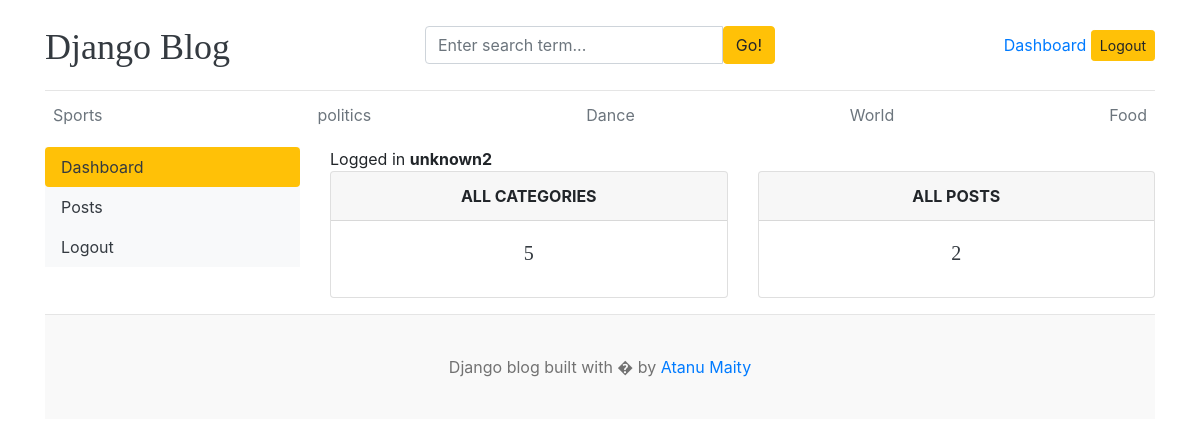
Screenshot of /dashboard/ (signed in) with the database file from the repository.
### blogs/models.py (models this page shows, shortened)
class Category(models.Model):
    category_name = models.CharField(max_length=100, unique=True)
    created_at = models.DateTimeField(auto_now_add=True)
    updated_at = models.DateTimeField(auto_now=True)
    class Meta:
        verbose_name_plural = "Categories"

### dashboard/views.py (the view)
# urls.py: path('dashboard/',include('dashboard.urls')),
@login_required(login_url='login')
def dashboard(request):
    category_count = Category.objects.all().count()
    blog_count = Blog.objects.all().count()
    context = {
        'category_count': category_count,
        'blog_count': blog_count,
    }
    return render(request,'dashboard/dashboard.html',context)

### blogs/context_processors.py (called while the page is built)
def get_categories(request):
    categories = Category.objects.all()
    return dict(categories=categories)

def get_social_links(request):
    follow_us_links = FollowUs.objects.all()
    return dict(follow_us_links=follow_us_links)

### templates/dashboard/dashboard.html
{% extends 'base.html' %}
{% block content %}
 <div class="row">
    {% include 'dashboard/sidebar.html' %}
    <div class="col-md-9">
        <span>Logged in <b>{{ user.username }}</b></span>
        <div class="row">
            <div class="col">
                <div class="card border-default mb-3">
                    <div class="card-header text-center text-uppercase font-weight-bold">All Categories</div>
                    <div class="card-body text-dark ">
                        <h5 class="card-title text-center">{{category_count}}</h5>
                    </div>
                </div>
            </div>
            <div class="col">
                <div class="card border-default mb-3">
                    <div class="card-header text-center text-uppercase font-weight-bold">All Posts</div>
                    <div class="card-body text-dark ">
                        <h5 class="card-title text-center">{{blog_count}}</h5>
                    </div>
                </div>
            </div>
        </div>
    </div>
 </div>
{% endblock %}

### templates/base.html (shortened to what this page needs)
 {% load static %}
<!DOCTYPE html>
<html lang="en">
<head>
    <link href="https://getbootstrap.com/docs/4.0/dist/css/bootstrap.min.css" rel="stylesheet" />
    <link href="{% static 'css/blog.css' %}" rel="stylesheet" />
    <link rel="stylesheet" href="https://cdnjs.cloudflare.com/ajax/libs/toastify-js/1.6.1/toastify.css" />
</head>
<body>
    <div class="container">
      <header class="blog-header py-3">
        <div class="row flex-nowrap justify-content-between align-items-center">
          <div class="col-4 pt-1">
            <a class="blog-header-logo text-dark" href="/">Django Blog</a>
          </div>
          <div class="col-4">
            <form action="{% url 'search' %}" method="get">
                    <div class="input-group">
                        <input class="form-control" type="text" name="keyword" value="{{keyword}}" placeholder="Enter search term..." aria-label="Enter search term..." aria-describedby="button-search" />
                        <button type="submit" class="btn btn-warning" id="button-search" type="button">Go!</button>
                    </div>
            </form>
          </div>
          {% if user.is_authenticated %}
          <div class="col-4 d-flex justify-content-end align-items-center">
            <span><a href="{% url 'dashboard' %}">Dashboard</a></span> &nbsp;
            <a class="btn btn-sm btn-warning" href="{% url 'logout' %}">Logout</a>
          </div>
          {% else %}
          <div class="col-4 d-flex justify-content-end align-items-center">
            <a class="btn btn-sm btn-warning" href="{% url 'login' %}">Login</a> &nbsp;
            <a class="btn btn-sm btn-outline-secondary" href="{% url 'register' %}">Register</a>
          </div>
          {% endif %}
        </div>
      </header>
      <div class="nav-scroller py-1 mb-2">
        <nav class="nav d-flex justify-content-between">
          {% for category in categories %}
          <a class="p-2 text-muted" href="{% url 'post_by_category' category.id %}">{{ category.category_name }}</a>
          {% endfor %}
        </nav>
      </div>
{% block content %}
{% endblock %}
<footer class="blog-footer">
  <p>Django blog built with � by <a href="#">Atanu Maity</a></p>
</footer>
</body>
</html>

### blog_main/static/css/blog.css (style rules this page uses)
.blog-header { border-bottom: 1px solid #e5e5e5; }
.blog-header-logo { font-family: "Playfair Display", Georgia, "Times New Roman", serif; font-size: 2.25rem; }
h1, h2, h3, h4, h5, h6 { font-family: "Playfair Display", Georgia, "Times New Roman", serif; }
.blog-footer { padding: 2.5rem 0; color: #727272; text-align: center; background-color: #f9f9f9; border-top: .05rem solid #e5e5e5; }
.blog-footer p:last-child { margin-bottom: 0; }

### rows the page displays
Category: category_name "Sports"
Category: category_name "politics"
Category: category_name "Dance"
Category: category_name "World"
Category: category_name "Food"

### other values shown
{{ user.username }} "unknown2"
{{ category_count }} "5"
{{ blog_count }} "2"
